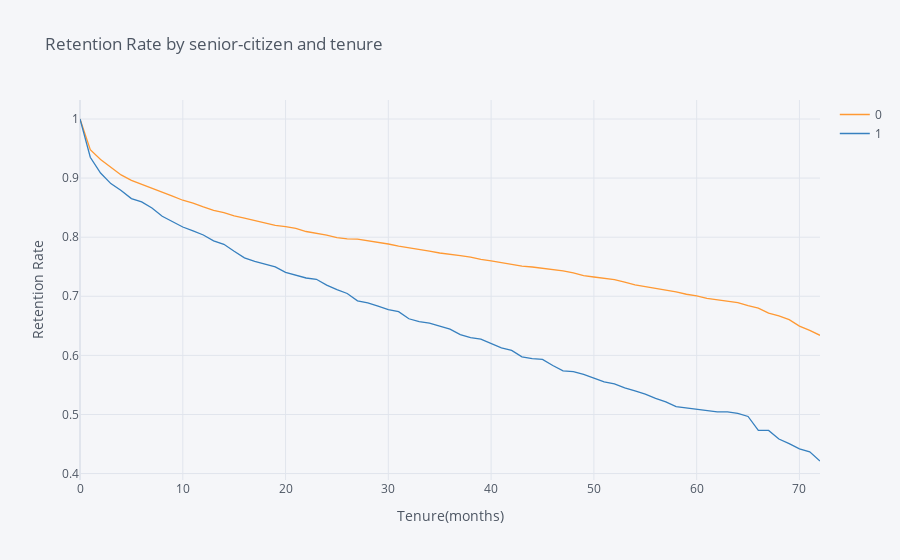

Notebook cell for this chart:
### Code cell
rates=survival(data, 'SeniorCitizen', 'tenure', 'ChurnBinary')

rates.iplot(kind='line', xTitle='Tenure(months)', yTitle='Retention Rate',
            title='Retention Rate by senior-citizen and tenure')

### Figure 1 — Plotly figure (JSON) as saved in the notebook; plotly's stock layout.template omitted (floating-point values rounded to 4 significant figures)
{"data": [{"line": {"color": "rgba(255, 153, 51, 1.0)", "dash": "solid", "shape": "linear", "width": 1.3}, "mode": "lines", "name": "0", "text": "", "type": "scatter", "x": [0, 1, 2, 3, 4, 5, 6, 7, 8, 9, 10, 11, 12, 13, 14, 15, 16, 17, 18, 19, 20, 21, 22, 23, 24, 25, 26, 27, 28, 29, 30, 31, 32, 33, 34, 35, 36, 37, 38, 39, 40, 41, 42, 43, 44, 45, 46, 47, 48, 49, 50, 51, 52, 53, 54, 55, 56, 57, 58, 59, 60, 61, 62, 63, 64, 65, 66, 67, 68, 69, 70, 71, 72], "y": [1, 0.948, 0.9316, 0.9183, 0.9054, 0.8962, 0.8898, 0.8821, 0.8769, 0.8695, 0.8625, 0.8576, 0.8512, 0.8453, 0.8414, 0.836, 0.8323, 0.8278, 0.8235, 0.82, 0.8179, 0.8151, 0.8096, 0.8069, 0.8035, 0.7994, 0.7971, 0.7966, 0.7942, 0.7915, 0.7885, 0.7849, 0.7823, 0.7794, 0.7765, 0.7733, 0.7714, 0.769, 0.7662, 0.7623, 0.7601, 0.7571, 0.7534, 0.7509, 0.7495, 0.7477, 0.7459, 0.7429, 0.7398, 0.7351, 0.7326, 0.7309, 0.7284, 0.7239, 0.7193, 0.7164, 0.7135, 0.711, 0.7073, 0.7035, 0.7006, 0.6965, 0.694, 0.6913, 0.6892, 0.684, 0.68, 0.6715, 0.6668, 0.6605, 0.6496, 0.6423, 0.6339]}, {"line": {"color": "rgba(55, 128, 191, 1.0)", "dash": "solid", "shape": "linear", "width": 1.3}, "mode": "lines", "name": "1", "text": "", "type": "scatter", "x": [0, 1, 2, 3, 4, 5, 6, 7, 8, 9, 10, 11, 12, 13, 14, 15, 16, 17, 18, 19, 20, 21, 22, 23, 24, 25, 26, 27, 28, 29, 30, 31, 32, 33, 34, 35, 36, 37, 38, 39, 40, 41, 42, 43, 44, 45, 46, 47, 48, 49, 50, 51, 52, 53, 54, 55, 56, 57, 58, 59, 60, 61, 62, 63, 64, 65, 66, 67, 68, 69, 70, 71, 72], "y": [1, 0.9352, 0.9086, 0.8907, 0.879, 0.8653, 0.8597, 0.8495, 0.8354, 0.8268, 0.8172, 0.8105, 0.8037, 0.7939, 0.788, 0.7761, 0.7651, 0.759, 0.7539, 0.7498, 0.7404, 0.7352, 0.7309, 0.7288, 0.719, 0.7113, 0.7047, 0.6924, 0.689, 0.6833, 0.6775, 0.6739, 0.6619, 0.6571, 0.6546, 0.6495, 0.6444, 0.6353, 0.63, 0.6274, 0.6193, 0.6125, 0.6084, 0.5974, 0.5946, 0.5931, 0.5829, 0.5739, 0.5724, 0.5678, 0.5616, 0.5551, 0.5518, 0.5451, 0.5399, 0.5346, 0.5272, 0.5214, 0.5133, 0.5112, 0.5091, 0.5069, 0.5045, 0.5045, 0.502, 0.4966, 0.473, 0.473, 0.4584, 0.4506, 0.4419, 0.4369, 0.4213]}], "layout": {"legend": {"bgcolor": "#F5F6F9", "font": {"color": "#4D5663"}}, "paper_bgcolor": "#F5F6F9", "plot_bgcolor": "#F5F6F9", "title": {"font": {"color": "#4D5663"}, "text": "Retention Rate by senior-citizen and tenure"}, "xaxis": {"gridcolor": "#E1E5ED", "showgrid": true, "tickfont": {"color": "#4D5663"}, "title": {"font": {"color": "#4D5663"}, "text": "Tenure(months)"}, "zerolinecolor": "#E1E5ED"}, "yaxis": {"gridcolor": "#E1E5ED", "showgrid": true, "tickfont": {"color": "#4D5663"}, "title": {"font": {"color": "#4D5663"}, "text": "Retention Rate"}, "zerolinecolor": "#E1E5ED"}}}
